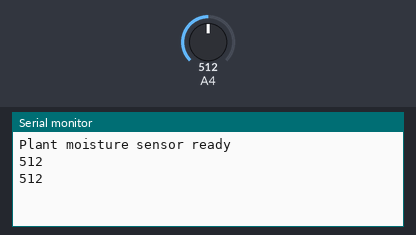
This sketch was run on a simulated Arduino Mega 2560, built with avr-gcc and run on an emulated ATmega2560. On the bench: the last lines printed to the serial monitor. Inputs (shaded band) come from the test bench; at power-on: A4 = 512.

Above: at 2.2 s.
2.3 s: A4 set to 716
At 3.1 s:
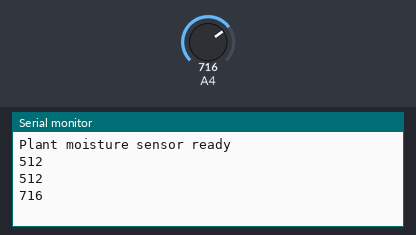
3.8 s: A4 set to 900
At 4.6 s:
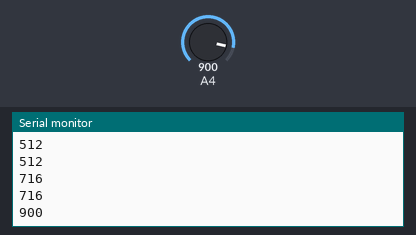
Timing chart, 0 to 6.8 s (numbered marks = the images above; inputs shaded):
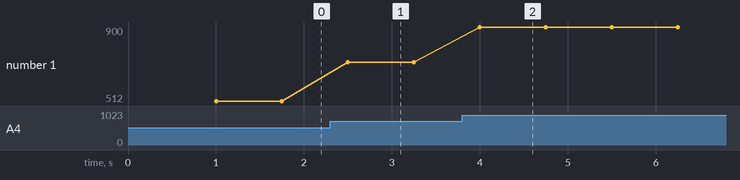

Measured:
- after the input at 2.3 s, the serial monitor: prints a new line after 0.20 s (image 1)
- after the input at 3.8 s, the serial monitor: prints a new line after 0.20 s (image 2)
- plotted number 1: 512 → 716 after the input at 2.3 s, 716 → 900 after the input at 3.8 s

The sketch:

direct-serial-implementation.ino
```cpp
const int analogPin = 36;
const unsigned long sampleDelayMs = 750;
const unsigned long baudRate = 115200; // Remember this number for later

void setup() {
  Serial.begin(baudRate);
  delay(1000);
  Serial.println("Plant moisture sensor ready");
}

void loop() {
  const int rawValue = analogRead(analogPin);

  Serial.println(rawValue);

  delay(sampleDelayMs);
}
```
